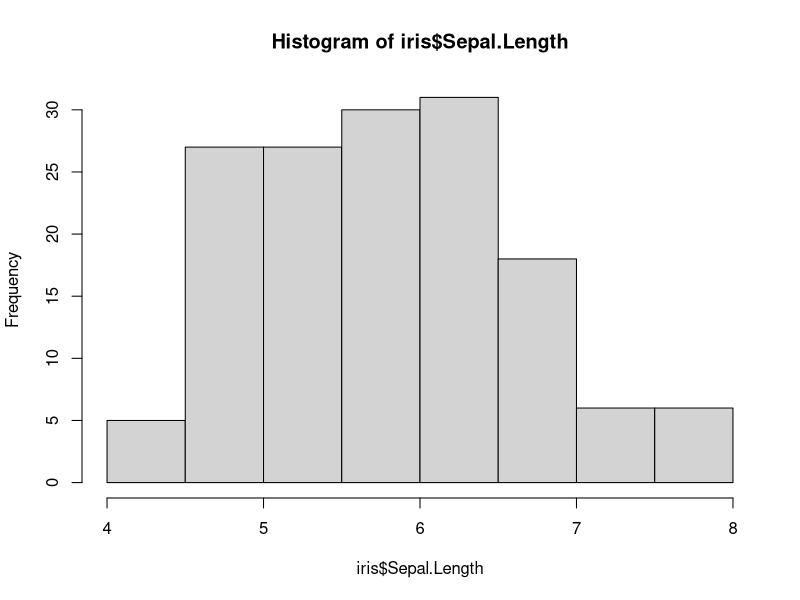
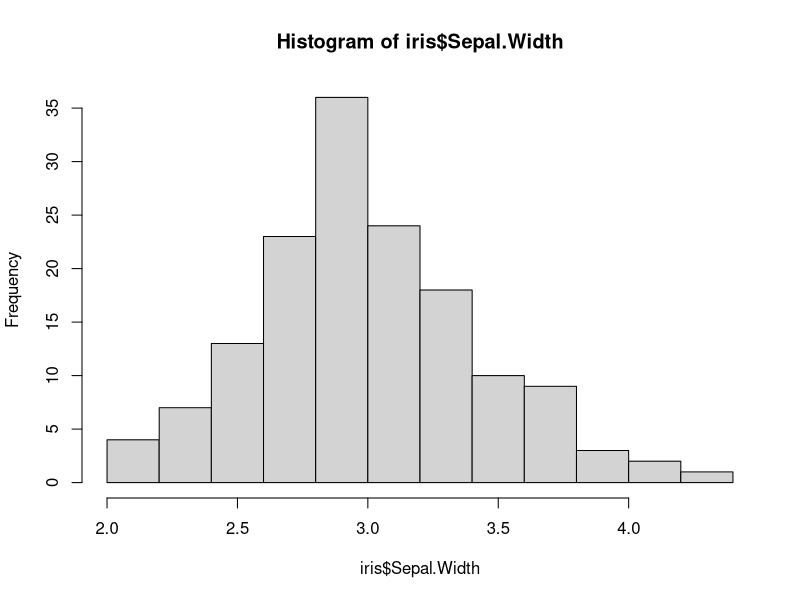
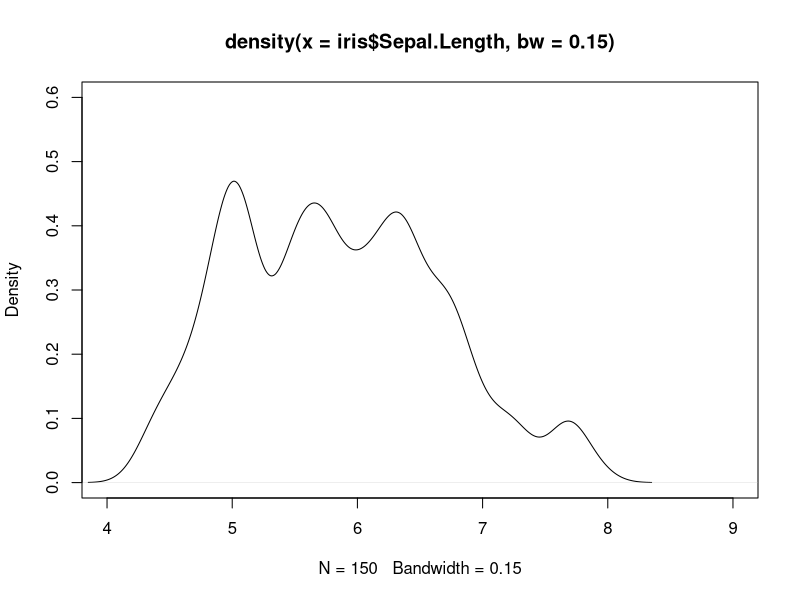
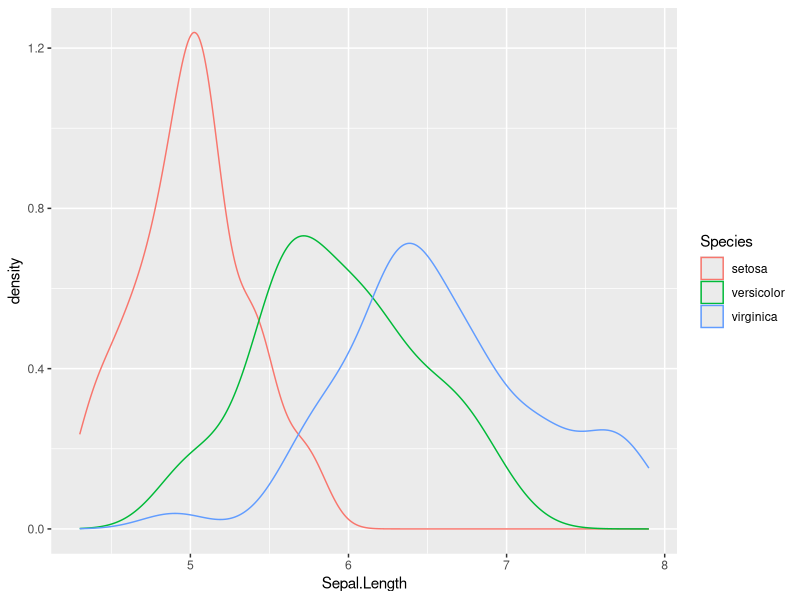

Recreate these plots in R, in order.
## ---- chunk 1
library(dplyr)
iriss <- subset(iris, Species == c("setosa","versicolor"), select = c(Sepal.Length, Sepal.Width, Species)) #subsetting a dataset
iriss2 <- iriss %>% group_by(Species) %>% mutate(counter = row_number(Species)) #adding index/rep number to dataset [piping method]
iriss2 <- mutate(group_by(iriss, Species), counter = row_number(Species)) #adding index/rep number to dataset [nested method]
iriss$Species <- as.factor(iriss$Species) #change variable's format
iriss$col4 <- iriss$Sepal.Length + iriss$Sepal.Width  #adding/subtracting/multiplying columns

## ---- chunk 2
#help(t.test)
library(ggplot2)
library(tidyverse)
library(multcomp)
hist(iris$Sepal.Length)
hist(iris$Sepal.Width)
plot(density(iris$Sepal.Length, bw = .15), ylim=c(0,0.6), xlim=c(4,9))
#lines(density(iris$Sepal.Width), col = factor(iris$Species), lty=2)
#abline(v=5.84)
#abline(v=3.057, lty=2)
ggplot(iris, aes(x=Sepal.Length, color=Species)) + geom_density()

res_aov <- aov(Sepal.Width ~ Species,   data = iris)
summary(res_aov)

post_test <- glht(res_aov,
  linfct = mcp(Species = "Tukey")
)

summary(post_test)
## ---- chunk 3
t.test(iris$Sepal.Length, alternative="greater", mu=5.7)		#1 sample, mu>5.7
t.test(iris$Sepal.Length, alternative="greater", mu=6)		#1 sample, mu>6
t.test(iris$Sepal.Length, alternative="greater", mu=5)		#1 sample, mu>5

Classheight <- read.csv("Data.csv")
t.test(Classheight$ECOL592003, Classheight$ECOL592002, var.equal = TRUE, alternative="less")		#2 sample, x1>x2
t.test(Classheight$ECOL592003, Classheight$ECOL592002, var.equal = TRUE, alternative="two.sided")	#2 sample, x1=x2
## ---- chunk 4
power.anova.test(3,between.var = 5.67,within.var = 19.115, n=20)
power.t.test(n=17, delta = 175.06-170.18, sd = 7, alternative = "one.sided", type = "two.sample")
power.t.test(n = 17, delta = 175.06-170.18, sd = 7, alternative = "two.sided", type = "two.sample")
